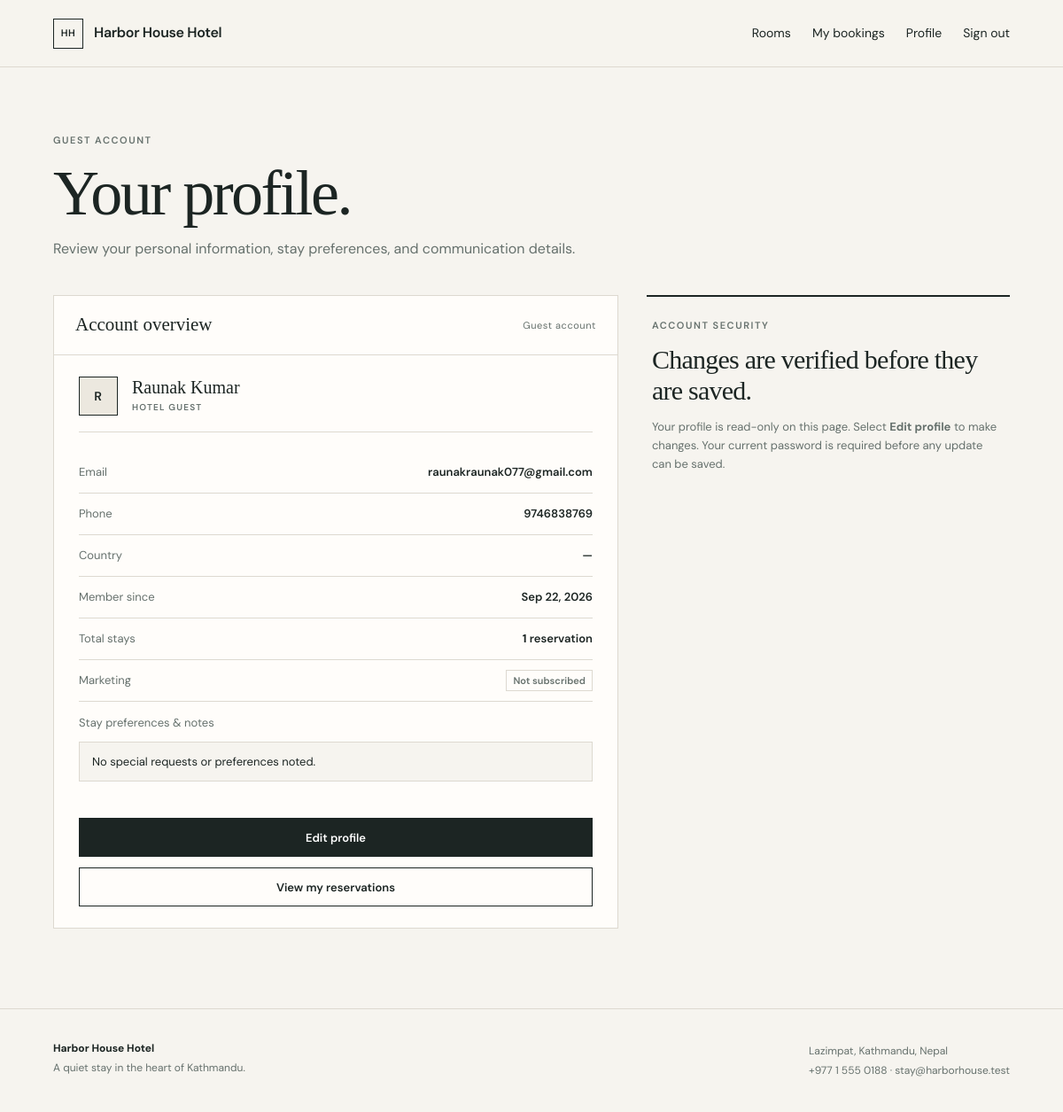
Page /profile/ (signed in) on the committed database.
### hotel/models.py (models this page shows, shortened)
class HotelProfile(models.Model):
    name = models.CharField(max_length=160)
    tagline = models.CharField(max_length=240, blank=True)
    about = models.TextField(blank=True)
    phone = models.CharField(max_length=80, blank=True)
    email = models.EmailField(blank=True)
    address = models.CharField(max_length=240, blank=True)
    check_in_time = models.TimeField(default="14:00")
    check_out_time = models.TimeField(default="11:00")

class GuestProfile(models.Model):
    user = models.OneToOneField(settings.AUTH_USER_MODEL, on_delete=models.CASCADE)
    phone = models.CharField(max_length=40, blank=True)
    country = models.CharField(max_length=80, blank=True)
    notes = models.TextField(blank=True)
    marketing_opt_in = models.BooleanField(default=False)

### hotel/views.py (the view)
# urls.py: path("profile/", views.profile_view, name="profile"),
@login_required
def profile_view(request):
    profile, _ = GuestProfile.objects.get_or_create(user=request.user)
    bookings = profile.bookings.select_related("room", "room__room_type").order_by("-created_at")
    return render(request, "hotel/profile.html", {
        **hotel_context(),
        "profile": profile,
        "bookings": bookings,
        "booking_count": bookings.count(),
    })

### hotel/views.py (called while the page is built)
def hotel_context():
    return {"hotel": HotelProfile.objects.first()}

### templates/hotel/profile.html (shortened to what this page needs)
{% extends "base.html" %}
{% load static %}
{% block content %}
<section class="page-heading compact">
  <p class="eyebrow">GUEST ACCOUNT</p>
  <h1>Your profile.</h1>
  <p>Review your personal information, stay preferences, and communication details.</p>
</section>
<section class="profile-grid">
  <div class="profile-card">
    <div class="panel-heading">
      <h2>Account overview</h2>
      <span>{% if request.user.is_staff %}Staff account{% else %}Guest account{% endif %}</span>
    </div>
    <div class="profile-card-body">
      <div class="profile-identity">
        <span class="brand-mark profile-brand-mark">
          {{ request.user.first_name|first|default:request.user.email|first|upper }}
        </span>
        <div class="profile-identity-text">
          <h3>{{ request.user.get_full_name|default:request.user.email }}</h3>
          <p class="eyebrow">{% if request.user.is_staff %}STAFF ACCOUNT{% else %}HOTEL GUEST{% endif %}</p>
        </div>
      </div>
      <dl class="profile-dl">
        <div>
          <dt>Email</dt>
          <dd>{{ request.user.email }}</dd>
        </div>
        <div>
          <dt>Phone</dt>
          <dd>{{ profile.phone|default:"—" }}</dd>
        </div>
        <div>
          <dt>Country</dt>
          <dd>{{ profile.country|default:"—" }}</dd>
        </div>
        <div>
          <dt>Member since</dt>
          <dd>{{ request.user.date_joined|date:"M j, Y" }}</dd>
        </div>
        <div>
          <dt>Total stays</dt>
          <dd><strong>{{ booking_count }}</strong> reservation{{ booking_count|pluralize }}</dd>
        </div>
        <div>
          <dt>Marketing</dt>
          <dd>
            {% if profile.marketing_opt_in %}
            <span class="status status-available">Subscribed</span>
            {% else %}
            <span class="status status-checked_out">Not subscribed</span>
            {% endif %}
          </dd>
        </div>
        <div class="profile-dl-block">
          <dt>Stay preferences &amp; notes</dt>
          <dd>{{ profile.notes|default:"No special requests or preferences noted." }}</dd>
        </div>
      </dl>
      <div class="profile-card-actions">
        <a class="button button-dark" href="{% url 'profile_edit' %}">Edit profile</a>
        <a class="button button-light" href="{% url 'my_bookings' %}">View my reservations</a>
      </div>
    </div>
  </div>
  <aside class="profile-security-note">
    <p class="eyebrow">ACCOUNT SECURITY</p>
    <h2>Changes are verified before they are saved.</h2>
    <p>Your profile is read-only on this page. Select <strong>Edit profile</strong> to make changes. Your current
      password is required before any update can be saved.</p>
  </aside>
</section>
{% endblock %}

### templates/base.html (shortened to what this page needs)
{% load static %}
<!doctype html>
<html lang="en">
<head>
  <link rel="stylesheet" href="{% static 'css/site.css' %}?v=1.2">
</head>
<body>
<header class="site-header">
  <a class="brand" href="{% url 'home' %}">
    <span class="brand-mark">HH</span>
    <span>{{ hotel.name|default:"Hotel" }}</span>
  </a>
  <nav>
    <a href="{% url 'rooms' %}">Rooms</a>
    {% if request.user.is_authenticated %}
      <a href="{% url 'my_bookings' %}">My bookings</a>
      <a href="{% url 'profile' %}">Profile</a>
      <a href="{% url 'logout' %}">Sign out</a>
    {% else %}
      <a href="{% url 'login' %}">Sign in</a>
      <a class="nav-cta" href="{% url 'signup' %}">Create account</a>
    {% endif %}
  </nav>
</header>
<main>{% block content %}{% endblock %}</main>
<footer class="site-footer">
  <div>
    <strong>{{ hotel.name|default:"Hotel" }}</strong>
    <p>{{ hotel.tagline }}</p>
  </div>
  <div>
    <p>{{ hotel.address }}</p>
    <p>{{ hotel.phone }} · {{ hotel.email }}</p>
  </div>
</footer>
</body>
</html>

### rows in the picture
HotelProfile: name "Harbor House Hotel", tagline "A quiet stay in the heart of Kathmandu.", address "Lazimpat, Kathmandu, Nepal", phone "+977 1 555 0188", email "stay@harborhouse.test"
GuestProfile: phone "9746838769", country "—", notes "No special requests or preferences noted."

### other values in the picture
{{ request.user.first_name|first|default:request.user.email|first|upper }} "R"
{{ request.user.get_full_name|default:request.user.email }} "Raunak Kumar"
{{ request.user.email }} "raunakraunak077@gmail.com"
{{ request.user.date_joined|date:"M j, Y" }} "Sep 22, 2026"
{{ booking_count }} "1"
